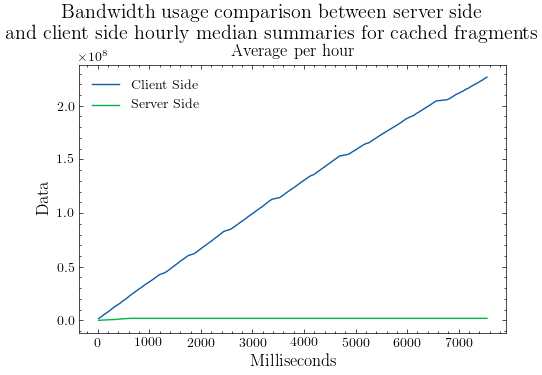

Write Python code to recreate this figure.
import json, matplotlib.pyplot as plt
import matplotlib
plt.style.use('science')
data = {}


def open_file(name):
    with open(name) as file:
        return json.load(file)

data['rawMedianHour_ts'] = open_file('../testData/cachedData/onRawDataMedianHour_timestamps.txt')
data['summariesMedianHour_ts'] = open_file('../testData/cachedData/summariesWeekMedianHourData_timestamps.txt')
data['rawMedianHour'] = open_file('../testData/cachedData/onRawDataMedianHour.txt')
data['summariesMedianHour'] = open_file('../testData/cachedData/summariesWeekMedianHourData.txt')

# add extra element so raw and summary graphs are equally long
data['summariesMedianHour_ts'].append(data['rawMedianHour_ts'][-1])
data['summariesMedianHour'].append(data['summariesMedianHour'][-1])

plt.rc('axes', labelsize=12)
fig = plt.figure()
axes = fig.add_subplot(1,1,1)
st = fig.suptitle("Bandwidth usage comparison between server side\n and client side hourly median summaries for cached fragments", fontsize="x-large")

axes.plot(data['rawMedianHour_ts'], data['rawMedianHour'], label="Client Side")
axes.plot(data['summariesMedianHour_ts'], data['summariesMedianHour'], label="Server Side")
axes.legend(loc="upper left")
axes.set_title('Average per hour')
axes.set_xlabel('Milliseconds')
axes.set_ylabel('Data')



# lgd = fig.legend(loc="center right",   # Position of legend
#                 prop={'size': 12}
#                 )

fig.set_tight_layout(True)
# fig.canvas.draw()
# fig.set_tight_layout(False)
# plt.subplots_adjust(right=0.75)
fig.set_size_inches(5, 4)
fig.canvas.draw()
fig.set_tight_layout(False)
st.set_y(0.95)
fig.subplots_adjust(top=0.8)
#fig.show()
plt.savefig("cachedMedianBandwidthAbstract.png", dpi=100)
